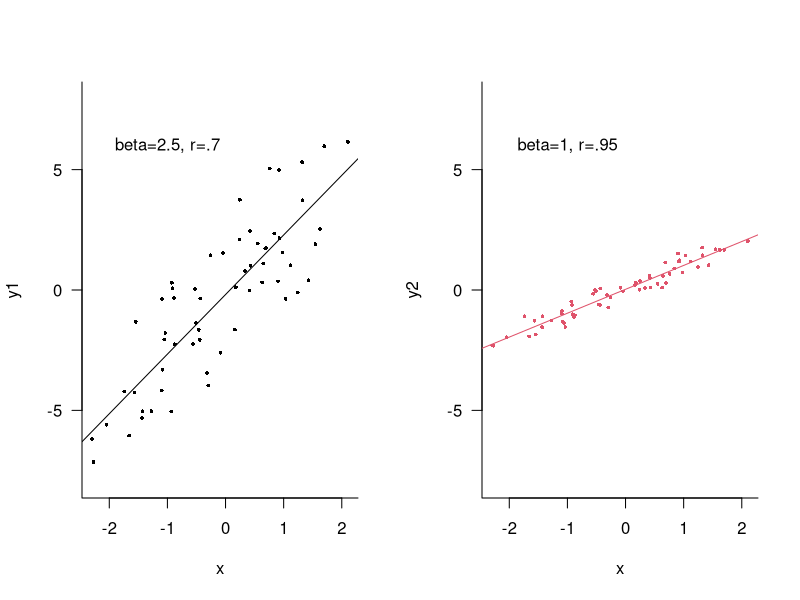

Reproduce this figure in R.
n=60
x=rnorm(n)
y1=2.5*x+rnorm(n,sd=2)
y2=x+rnorm(n,sd=.3)

par(mfcol=c(1,2))

plot(y1~x, pch=16, ylim=c(-8, 8), col=1, cex=.5, bty='l', las=1)
text(-1,6, "beta=2.5, r=.7")
abline(lm(y1~x), col=1)
plot(y2~x, pch=16, ylim=c(-8, 8), col=2, cex=.5, bty='l', las=1)
text(-1,6,"beta=1, r=.95")
abline(lm(y2~x), col=2)
